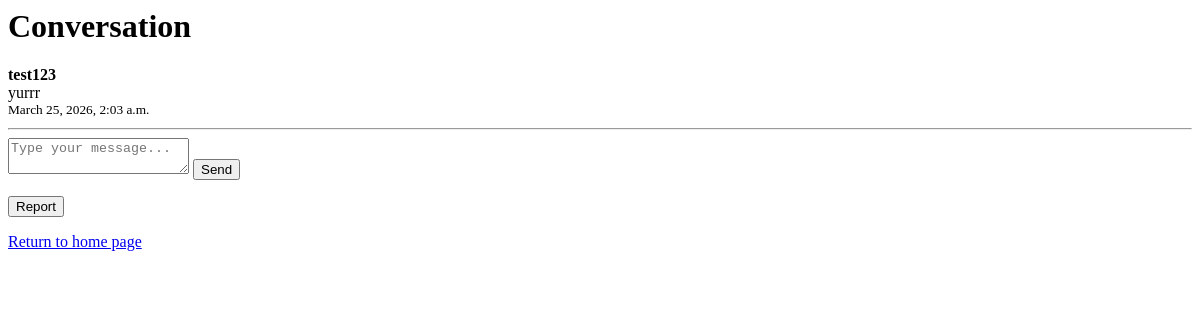
The page /conversation/5/ (signed in) on the database as committed earlier.
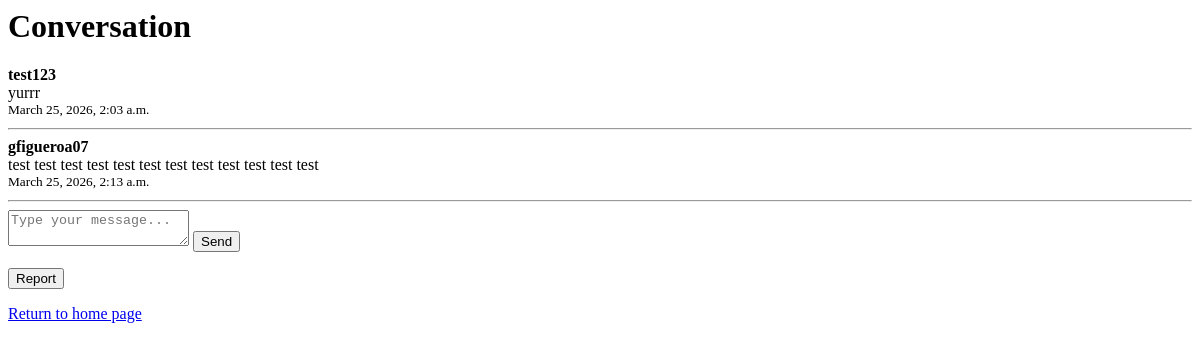
The same page on the database as committed later.
### users/models.py (models this page shows)
class  Message(models.Model):
    conversation = models.ForeignKey(Conversation,  on_delete=models.CASCADE, related_name='messages')
    sender = models.ForeignKey(User, on_delete=models.CASCADE, related_name='sent_messages')
    content = models.TextField()
    timestamp = models.DateTimeField(auto_now_add=True)
    created_at = models.DateTimeField(auto_now_add=True)
    is_read = models.BooleanField(default=False)
    class Meta:
        ordering = ['timestamp']

### users/views.py (the view, shortened to what this page needs)
# urls.py: path('conversation/<int:convo_id>/', users.views.conversation_detail, name='conversation_details'),
@login_required
def conversation_detail(request, convo_id):
    conversation = get_object_or_404(Conversation, id=convo_id)
    if request.user != conversation.applicant and request.user != conversation.job.profile.user:
        return redirect('job_details', conversation.job.id)
    convo_messages = conversation.messages.all().order_by('timestamp')
    convo_messages.filter(is_read=False).exclude(sender=request.user).update(is_read=True)
    return render(request, 'users/conversation.html', {
        'conversation': conversation,
        'convo_messages': convo_messages,
    })

### users/context_processors.py (called while the page is built)
def unread_messages(request):
    if request.user.is_authenticated:
        conversations = Conversation.objects.filter(
            messages__is_read=False
        ).exclude(messages__sender=request.user).distinct()
        count = conversations.count()
    else:
        count = 0
    return {'unread_count': count}

### users/templates/users/conversation.html (shortened to what this page needs)
<h1>Conversation</h1>
<div>
    {% if convo_messages %}
    {% for message in convo_messages %}
        <div style="margin-bottom: 10px;">
            <strong>{{ message.sender.username }}</strong><br>
            {{ message.content }}<br>
            <small>{{ message.timestamp }}</small>
        </div>
        <hr>
    {% endfor %}
{% else %}
    <p>No messages yet.</p>
{% endif %}
</div>
<form method="POST" action="{% url 'conversation_details' conversation.id %}">
    <textarea name="content" placeholder="Type your message..."></textarea>
    <button type="submit">Send</button>
</form>
<form method="post" action="{% url 'convo_report' conversation.id %}">
    <button type="submit">Report</button>
</form>
<p><a href="/">Return to home page</a></p>

Rows that differ between the two databases and show on the page:
added Message: sender.username "gfigueroa07", content "test test test test test test test test test test test test", timestamp "March 25, 2026, 2:13 a.m."
